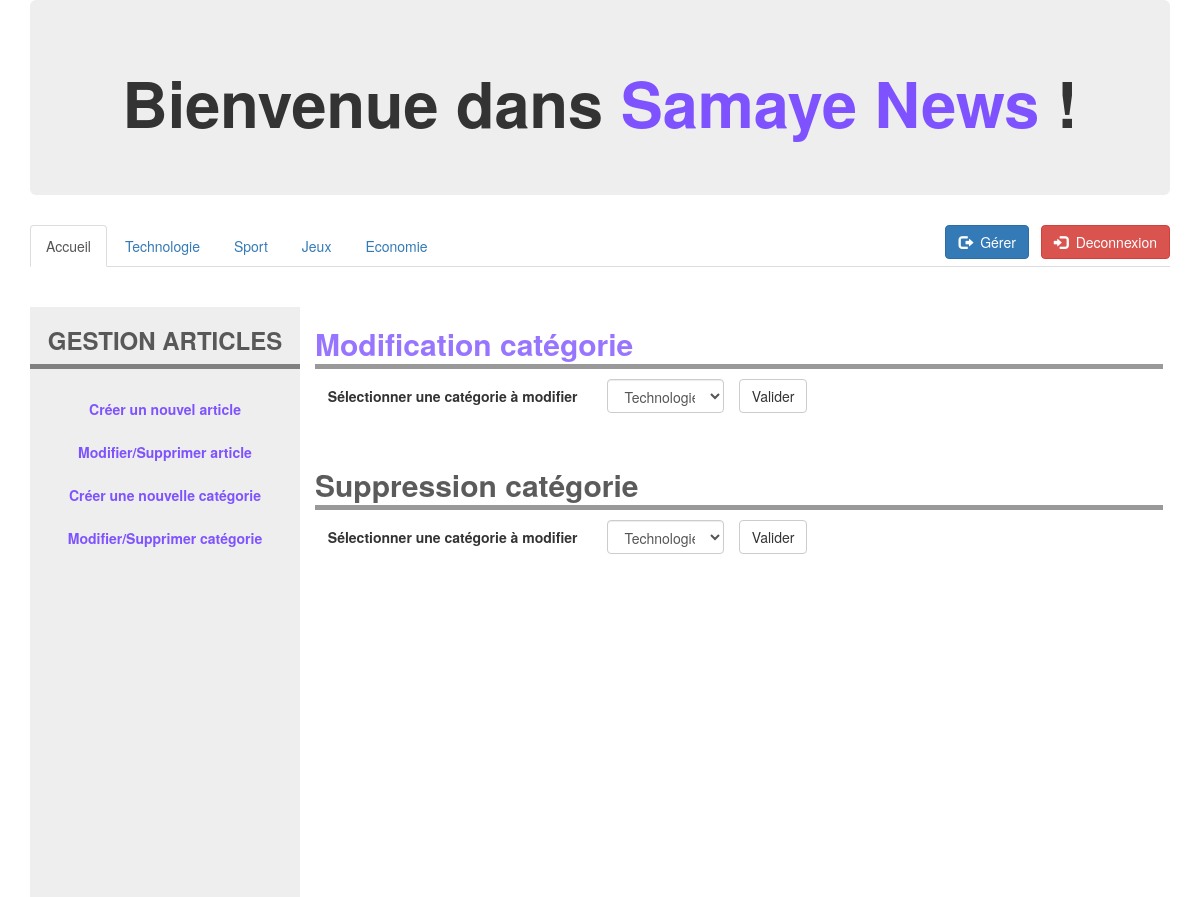
Page /index.php?modification_categorie=1 (signed in) on the committed database.
### tables this page shows
CREATE TABLE `categories` (
  `id` int(25) NOT NULL,
  `nom` varchar(30) NOT NULL,
  `description` varchar(100) NOT NULL
);

### controller/ControllerArticle.php (called while the page is built, shortened)
<?php
	class ControllerArticle
	{
		public function accueil()
		{
			$exampleDao = new ExampleDao();
			$categorie = $exampleDao->get_categorie();
			$rub = $exampleDao->get_categorie();
			require("web/affichage.php");
		}
	}
?>

### modele/dao/dao_example_dao.php (called while the page is built, shortened)
<?php
	class ExampleDao
	{
		public function get_categorie()
		{
			require("connect_bd.php");
			$sql = "Select * from categories";
			$query = $bdd->query($sql);
			$query->execute();
			$data = $query->fetchall(PDO::FETCH_OBJ);
			return $data;
		}
	}
?>

### web/includes/templates/gestion_articles/modification_categorie.php (the view, shortened to what this page needs)
<div class="container">
    <div class="row">
        <div class="col-md-3 section-1">
            <div class="row titre-menu">
                <center>
                    <h3 style="text-align:center; color:; font-weight:bolder; opacity:0.8;">GESTION ARTICLES</h3>
                </center>
            </div>
            <br>
            <div class="row menuR">
                <div class="col-md-12 menu">
                    <a href="index.php?creation_article=1"><div class="row bordureMenu" style="font-weight: bold;">Créer un nouvel article</div></a>
                </div>
            </div>
            <div class="row menuR">
                <div class="col-md-12 menu">
                    <a href="index.php?modification_article=1"><div class="row bordureMenu" style="font-weight: bold;">Modifier/Supprimer article</div></a>
                </div>
            </div>
            <div class="row menuR">
                <div class="col-md-12 menu">
                    <a href="index.php?creation_categorie=1"><div class="row bordureMenu" style="font-weight: bold;">Créer une nouvelle catégorie</div></a>
                </div>
            </div>
            <div class="row menuR">
                <div class="col-md-12 menu">
                    <a href="index.php?modification_categorie=1"><div class="row bordureMenu" style="font-weight: bold;">Modifier/Supprimer catégorie</div></a>
                </div>
            </div>
            <br>
        </div>
        <div class="col-md-9 section-2">
            <h2 class="title" style="color: #7E53FF;">Modification catégorie</h2>
            <form class="form-horizontal" action="index.php?modification_categorie=1&update=1" method="POST">
                <div class="form-group">
                    <label for="text" class="col-sm-4 control-label">Sélectionner une catégorie à modifier </label>
                    <div class="col-sm-2">
                    <select  type="text" name="categorie" id="pav" class="form-control" required style="background-color:;">
                        <?php foreach($categorie as $cat): ?>
                            <option value="<?php echo $cat->nom ?>"><?php echo $cat->nom ?></option>
                        <?php endforeach; ?>
                    </select >
                    </div>
                    <button type="submit" class="btn btn-default">Valider</button>
                </div>
            </form>
             <br>
            <h2 class="title">Suppression catégorie</h2>
            <form class="form-horizontal" action="index.php?modification_categorie=1&delete=1" method="POST">
                <div class="form-group">
                    <label for="text" class="col-sm-4 control-label">Sélectionner une catégorie à modifier </label>
                    <div class="col-sm-2">
                    <select  type="text" name="categorie" id="pav" class="form-control" required style="background-color:;">
                        <?php foreach($categorie as $cat): ?>
                            <option value="<?php echo $cat->id ?>"><?php echo $cat->nom ?></option>
                        <?php endforeach; ?>
                    </select >
                    </div>
                    <button type="submit" class="btn btn-default">Valider</button>
                </div>
            </form>
        </div>
        <br>
    </div>
    </div>
</div>

### web/includes/templates/header_menu.php (shortened to what this page needs)
<?php
	if (isset($_GET['rubrique']))
	{
		$a = "active";
		$a_accueil = "";
	}
	else
	{
		$a_accueil = "active";
	}
?>
<div class="jumbotron">
    <h1 style="text-align:center; font-weight:bolder;">Bienvenue dans <span style="color:#7E53FF;">Samaye News </span>!</h1>
</div>
<ul class="nav nav-tabs">
		<li role="presentation" class="<?php echo $a_accueil; ?>"><a href="index.php">Accueil</a></li>
	<?php
		foreach($rub as $dataa):
	?>
		<li role="presentation" class="<?php if($_GET['rubrique'] == $dataa->nom) { echo $a; } ?>"><a href="index.php?rubrique=<?php echo $dataa->nom ?>"><?php echo $dataa->nom ?></a></li>
	<?php
		endforeach;
	?>
	<?php
		if (isset($_SESSION['username']))
		{
	?>
		<a href="index.php?deconnexion=1" class="btn btn-danger" style="float: right;">
			<span class="glyphicon glyphicon-log-in"></span>&nbsp Deconnexion
		</a>
		<a href="index.php?gestion_articles=1" class="btn btn-primary" style="float: right; margin-right:12px">
			<span class="glyphicon glyphicon-log-out"></span>&nbsp Gérer
		</a>
	<?php
		}
		else
		{
	?>
		<a href="index.php?connexion=1" class="btn btn-primary" style="float: right; background-color: #7E53FF">
			<span class="glyphicon glyphicon-log-in"></span>&nbsp Connexion
		</a>
	<?php
		}
	?>
</ul>
<br>

### web/includes/css/style.css (style rules this page uses)
.section-1 { min-height: 590px !important; width: 270px; background-color: #EEEEEE; }
.menu { background-color: #EEEEEE; }
.menuR { color:rgb(16, 100, 121); border-bottom: 0px; }
.bordureMenu { padding: 10px; text-align: center; margin-bottom: 3px; background-color: #EEEEEE; color: #7E53FF; text-decoration: none; }
.title { font-weight: bolder; opacity: 0.8; padding-bottom: 4px; border-bottom: solid 5px gray ; }
.titre-menu { border-bottom: solid 5px gray ; }

### rows in the picture
categories: nom "Technologie"
categories: nom "Sport"
categories: nom "Jeux"
categories: nom "Economie"

### other values in the picture
form field categorie "Technologie"
